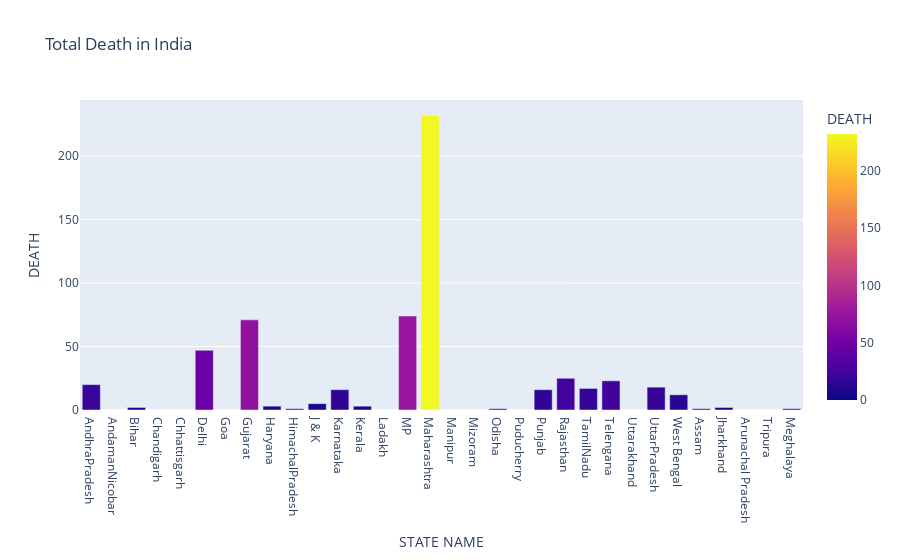

Source (notebook cell):
### Code cell
fig=px.bar(covid_india,x="STATE NAME",y="DEATH",color='DEATH',title='Total Death in India')
fig.show()

### Figure 1 — Plotly figure (JSON) as saved in the notebook; plotly's stock layout.template omitted (floating-point values rounded to 4 significant figures)
{"data": [{"alignmentgroup": "True", "hovertemplate": "STATE NAME=%{x}<br>DEATH=%{marker.color}<extra></extra>", "legendgroup": "", "marker": {"color": [20, 0, 2, 0, 0, 47, 0, 71, 3, 1, 5, 16, 3, 0, 74, 232, 0, 0, 1, 0, 16, 25, 17, 23, 0, 18, 12, 1, 2, 0, 0, 1], "coloraxis": "coloraxis"}, "name": "", "offsetgroup": "", "orientation": "v", "showlegend": false, "textposition": "auto", "type": "bar", "x": ["AndhraPradesh", "AndamanNicobar", "Bihar", "Chandigarh", "Chhattisgarh", "Delhi", "Goa", "Gujarat", "Haryana", "HimachalPradesh", "J & K", "Karnataka", "Kerala", "Ladakh", "MP", "Maharashtra", "Manipur", "Mizoram", "Odisha", "Puducherry", "Punjab", "Rajasthan", "TamilNadu", "Telengana", "Uttarakhand", "UttarPradesh", "West Bengal", "Assam", "Jharkhand", "Arunachal Pradesh", "Tripura", "Meghalaya"], "xaxis": "x", "y": [20, 0, 2, 0, 0, 47, 0, 71, 3, 1, 5, 16, 3, 0, 74, 232, 0, 0, 1, 0, 16, 25, 17, 23, 0, 18, 12, 1, 2, 0, 0, 1], "yaxis": "y"}], "layout": {"barmode": "relative", "coloraxis": {"colorbar": {"title": {"text": "DEATH"}}, "colorscale": [[0, "#0d0887"], [0.1111, "#46039f"], [0.2222, "#7201a8"], [0.3333, "#9c179e"], [0.4444, "#bd3786"], [0.5556, "#d8576b"], [0.6667, "#ed7953"], [0.7778, "#fb9f3a"], [0.8889, "#fdca26"], [1, "#f0f921"]]}, "legend": {"tracegroupgap": 0}, "title": {"text": "Total Death in India"}, "xaxis": {"anchor": "y", "domain": [0, 1], "title": {"text": "STATE NAME"}}, "yaxis": {"anchor": "x", "domain": [0, 1], "title": {"text": "DEATH"}}}}
